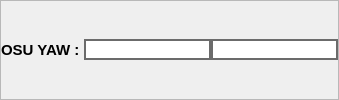
                         <widget class="QFrame" name="frame_65">
                          <property name="frameShape">
                           <enum>QFrame::StyledPanel</enum>
                          </property>
                          <property name="frameShadow">
                           <enum>QFrame::Raised</enum>
                          </property>
                          <layout class="QHBoxLayout" name="horizontalLayout_90">
                           <property name="spacing">
                            <number>0</number>
                           </property>
                           <property name="leftMargin">
                            <number>0</number>
                           </property>
                           <property name="topMargin">
                            <number>3</number>
                           </property>
                           <property name="rightMargin">
                            <number>0</number>
                           </property>
                           <property name="bottomMargin">
                            <number>3</number>
                           </property>
                           <item>
                            <widget class="QLabel" name="label_158">
                             <property name="font">
                              <font>
                               <pointsize>11</pointsize>
                               <weight>75</weight>
                               <bold>true</bold>
                              </font>
                             </property>
                             <property name="text">
                              <string>OSU YAW : </string>
                             </property>
                            </widget>
                           </item>
                           <item alignment="Qt::AlignRight">
                            <widget class="QLineEdit" name="yawMax">
                             <property name="font">
                              <font>
                               <pointsize>10</pointsize>
                               <weight>75</weight>
                               <bold>true</bold>
                              </font>
                             </property>
                             <property name="styleSheet">
                              <string notr="true">border: 2px solid  rgb(107, 107, 107)
</string>
                             </property>
                             <property name="maxLength">
                              <number>6</number>
                             </property>
                             <property name="alignment">
                              <set>Qt::AlignCenter</set>
                             </property>
                             <property name="readOnly">
                              <bool>false</bool>
                             </property>
                            </widget>
                           </item>
                           <item alignment="Qt::AlignRight">
                            <widget class="QLineEdit" name="yawMin">
                             <property name="font">
                              <font>
                               <pointsize>10</pointsize>
                               <weight>75</weight>
                               <bold>true</bold>
                              </font>
                             </property>
                             <property name="styleSheet">
                              <string notr="true">border: 2px solid  rgb(107, 107, 107)
</string>
                             </property>
                             <property name="maxLength">
                              <number>6</number>
                             </property>
                             <property name="alignment">
                              <set>Qt::AlignCenter</set>
                             </property>
                             <property name="readOnly">
                              <bool>false</bool>
                             </property>
                            </widget>
                           </item>
                          </layout>
                         </widget>
